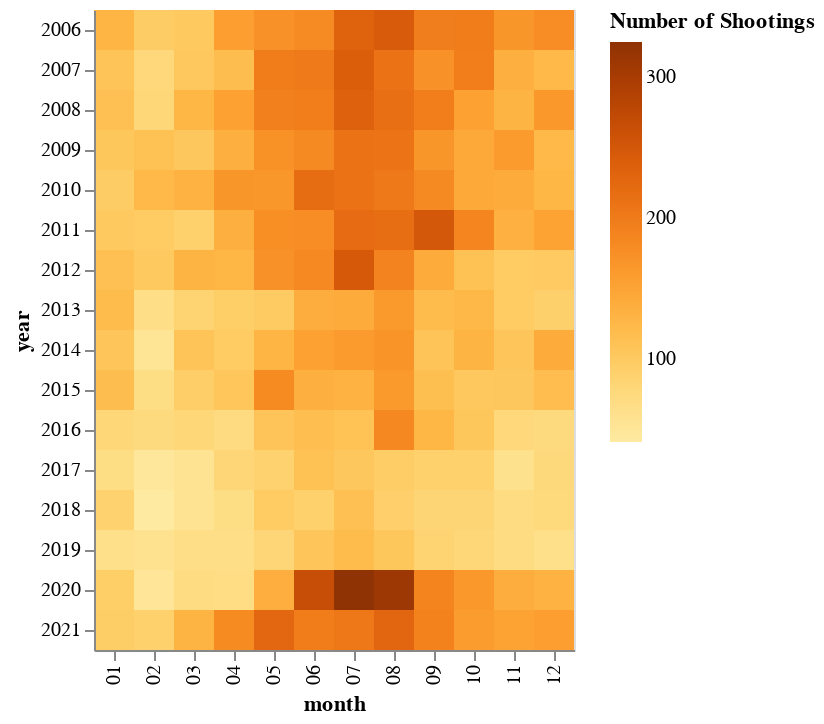

The cell this chart's notebook holds for it:
### Markdown cell above
### 6. The information about time of NYC shooting incidents

The heat map is a good demonstration to see which month in a year would be in a high frequency of shootings in each month of a year. The darker color it is, the more frequent shootings happened. Thus, in this case, the key elements in this graph is x axis(name of months in a year), y axis (each of year), and the saturation of color(indicating the frequency of the incidents).

### Code cell
data['month'] = data['OCCUR_DATE'].map(lambda x:x.split("/",2)[0])
data_month = data.groupby(['year','month'])['month'].count().reset_index(name='Number of shootings')

alt.Chart(data_month).mark_rect().encode(
    alt.X('month:O', title='month'),
    alt.Y('year:O', title='year'),
    alt.Color('Number of shootings:Q', title='Number of Shootings',scale=alt.Scale(scheme='yelloworangebrown')),
    tooltip = ['Number of shootings:Q']
)

### Figure 1 — Vega-Lite specification as saved in the notebook (floating-point values rounded to 4 significant figures; data arrays with more than 128 entries replaced by an {"elided": "..."} marker saying what was removed)
{"config": {"view": {"continuousWidth": 400, "continuousHeight": 300}}, "data": {"name": "data-35c8a1d4a33bbe07e2ea0e71f2fcd1f2"}, "mark": "rect", "encoding": {"color": {"field": "Number of shootings", "scale": {"scheme": "yelloworangebrown"}, "title": "Number of Shootings", "type": "quantitative"}, "tooltip": [{"field": "Number of shootings", "type": "quantitative"}], "x": {"field": "month", "title": "month", "type": "ordinal"}, "y": {"field": "year", "title": "year", "type": "ordinal"}}, "$schema": "https://vega.github.io/schema/vega-lite/v4.17.0.json", "datasets": {"data-35c8a1d4a33bbe07e2ea0e71f2fcd1f2": {"elided": "192 records"}}}
